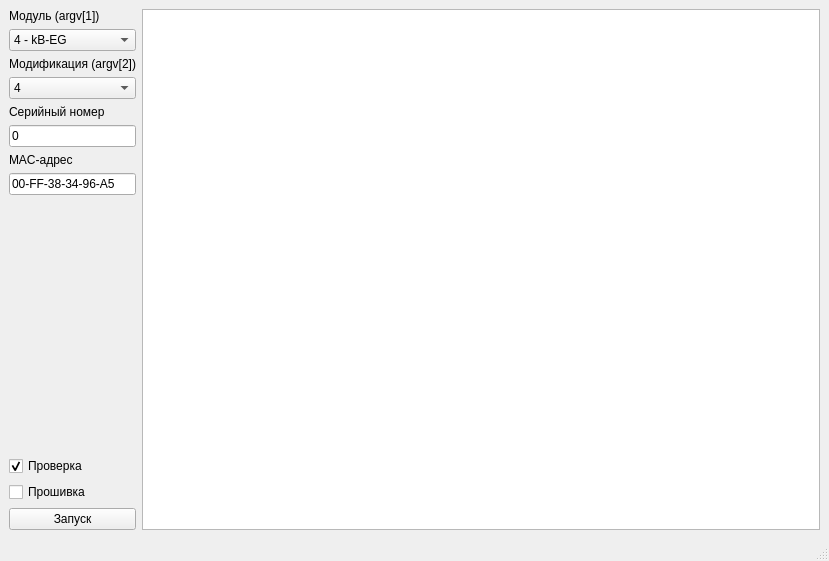
<?xml version="1.0" encoding="UTF-8"?>
<ui version="4.0">
 <class>MainWindow</class>
 <widget class="QMainWindow" name="MainWindow">
  <property name="geometry">
   <rect>
    <x>0</x>
    <y>0</y>
    <width>829</width>
    <height>561</height>
   </rect>
  </property>
  <property name="windowTitle">
   <string>MainWindow</string>
  </property>
  <widget class="QWidget" name="centralwidget">
   <layout class="QHBoxLayout" name="horizontalLayout">
    <item>
     <layout class="QHBoxLayout" name="centralLayout">
      <item>
       <layout class="QGridLayout" name="gridLayout_3">
        <item row="2" column="0" colspan="2">
         <widget class="QLabel" name="label_3">
          <property name="text">
           <string>Модификация (argv[2])</string>
          </property>
         </widget>
        </item>
        <item row="8" column="0" colspan="2">
         <spacer name="verticalSpacer">
          <property name="orientation">
           <enum>Qt::Vertical</enum>
          </property>
          <property name="sizeHint" stdset="0">
           <size>
            <width>20</width>
            <height>40</height>
           </size>
          </property>
         </spacer>
        </item>
        <item row="5" column="0" colspan="2">
         <widget class="QLineEdit" name="serialnum">
          <property name="text">
           <string>0</string>
          </property>
         </widget>
        </item>
        <item row="11" column="0" colspan="2">
         <widget class="QPushButton" name="start">
          <property name="minimumSize">
           <size>
            <width>0</width>
            <height>20</height>
           </size>
          </property>
          <property name="text">
           <string>Запуск</string>
          </property>
         </widget>
        </item>
        <item row="10" column="0" colspan="2">
         <widget class="QCheckBox" name="flash">
          <property name="text">
           <string>Прошивка</string>
          </property>
         </widget>
        </item>
        <item row="1" column="0" colspan="2">
         <widget class="QComboBox" name="module">
          <item>
           <property name="text">
            <string>4 - kB-EG</string>
           </property>
          </item>
         </widget>
        </item>
        <item row="0" column="0" colspan="2">
         <widget class="QLabel" name="label_2">
          <property name="text">
           <string>Модуль (argv[1])</string>
          </property>
         </widget>
        </item>
        <item row="6" column="0" colspan="2">
         <widget class="QLabel" name="label_5">
          <property name="text">
           <string>MAC-адрес</string>
          </property>
         </widget>
        </item>
        <item row="3" column="0" colspan="2">
         <widget class="QComboBox" name="modification">
          <item>
           <property name="text">
            <string>4</string>
           </property>
          </item>
         </widget>
        </item>
        <item row="4" column="0" colspan="2">
         <widget class="QLabel" name="label_4">
          <property name="text">
           <string>Серийный номер</string>
          </property>
         </widget>
        </item>
        <item row="7" column="0" colspan="2">
         <widget class="QLineEdit" name="mac">
          <property name="text">
           <string>00-FF-38-34-96-A5</string>
          </property>
         </widget>
        </item>
        <item row="9" column="0" colspan="2">
         <widget class="QCheckBox" name="test">
          <property name="text">
           <string>Проверка</string>
          </property>
          <property name="checked">
           <bool>true</bool>
          </property>
         </widget>
        </item>
       </layout>
      </item>
     </layout>
    </item>
    <item>
     <layout class="QVBoxLayout" name="verticalLayout">
      <item>
       <layout class="QHBoxLayout" name="codeEditorMenu"/>
      </item>
      <item>
       <widget class="QCodeEditor" name="codeEditor"/>
      </item>
     </layout>
    </item>
   </layout>
  </widget>
  <widget class="QMenuBar" name="menubar">
   <property name="geometry">
    <rect>
     <x>0</x>
     <y>0</y>
     <width>829</width>
     <height>22</height>
    </rect>
   </property>
  </widget>
  <widget class="QStatusBar" name="statusbar"/>
 </widget>
 <customwidgets>
  <customwidget>
   <class>QCodeEditor</class>
   <extends>QTextEdit</extends>
   <header>QCodeEditor.hpp</header>
  </customwidget>
 </customwidgets>
 <resources/>
 <connections/>
</ui>
